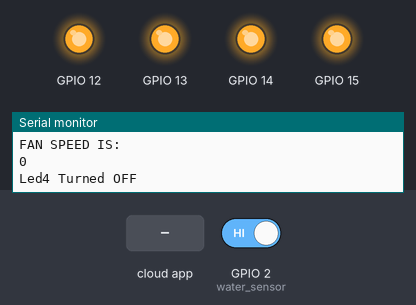
The sketch below on a simulated ESP32. On the bench: output pins drawn as LEDs (lit = HIGH), the last lines printed to the serial monitor. The inputs (shaded band) are chosen by the test bench; at power-on: GPIO 2 (water_sensor) HIGH. WiFi joins after 1.5 s; servers stay silent unless stated; the Firebase database answers and starts empty.

Above: at 3.3 s.
3.4 s: the phone or cloud app sets LED1 to 1
At 5.0 s:
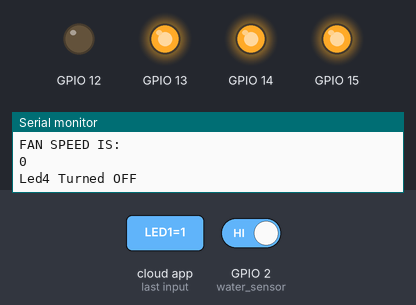
5.8 s: the phone or cloud app sets LED2 to 1
At 7.8 s:
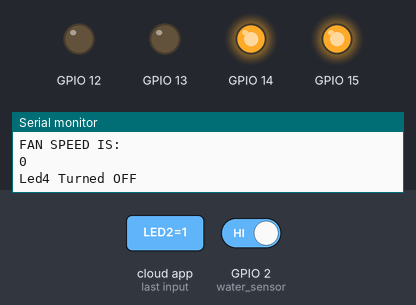
8.1 s: the phone or cloud app sets LED3 to 1
At 9.2 s:
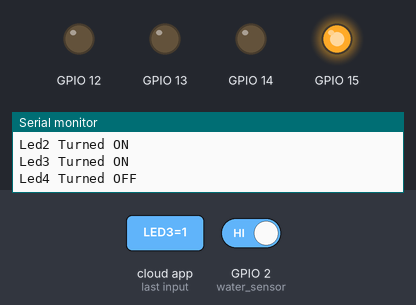
10.3 s: the phone or cloud app sets LED1 to 0
At 11.6 s:
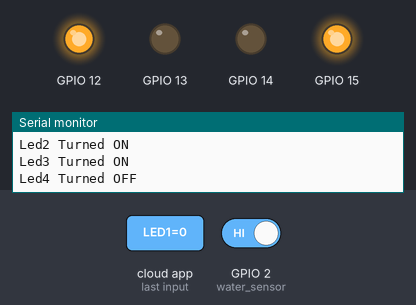
12.6 s: the phone or cloud app sets LED2 to 0
At 14.0 s:
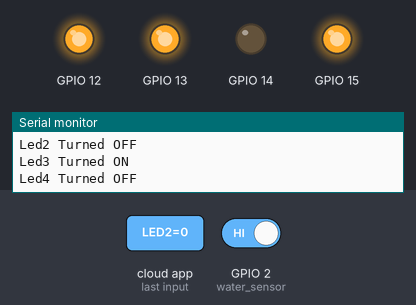
14.8 s: the phone or cloud app sets LED1 to 1
At 16.4 s:
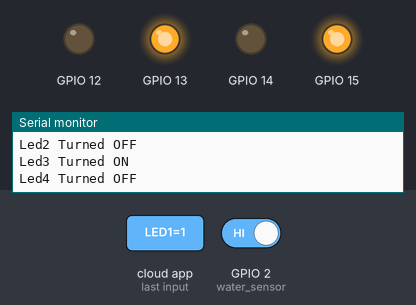
Timing chart, 0 to 17.9 s (numbered marks = the images above; inputs shaded):
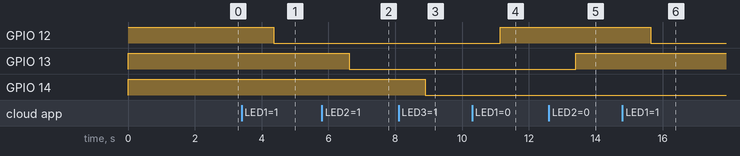

Measured:
- after the input at 3.4 s, GPIO 12: HIGH → LOW after 0.97 s
- after the input at 5.8 s, GPIO 13: HIGH → LOW after 0.83 s
- after the input at 8.1 s, GPIO 14: HIGH → LOW after 0.79 s
- after the input at 10.3 s, GPIO 12: LOW → HIGH after 0.84 s
- after the input at 12.6 s, GPIO 13: LOW → HIGH after 0.80 s
- after the input at 14.8 s, GPIO 12: HIGH → LOW after 0.85 s

The sketch:

my_home_auto_ARDUINO_FILES.ino
```cpp
#include <WiFi.h>  // esp32 library
#include <IOXhop_FirebaseESP32.h> // firebase library
#define FIREBASE_HOST "home-auto-68ecd.firebaseio.com"  //Your Firebase //Project URL goes here without "http:" , "\" and "/"
#define FIREBASE_AUTH "Nd9I75WwCuUWeCXvKCkwdZKNVfa4lxpgqm7RqvfC"
//Your Firebase Database Secret goes here
#define WIFI_SSID "PinkPanther"  //your WiFi SSID for which yout NodeMCU connects
#define WIFI_PASSWORD "AFA123E185"    //Password of your wifi network
String fireStatus1 = ""; // led status received from firebase
String fireStatus2 = "";
String fireStatus3 = "";
String fireStatus4 = "";
String fireStatus5 = "";
int fanspeed;
const int water_sensor = 2;  //D4
int k;


// defines variables
long duration;
int distance;


void setup() {
  Serial.begin(9600);
  pinMode(water_sensor, INPUT); // Sets the echoPin as an Input

  pinMode(12, OUTPUT);
  pinMode(13, OUTPUT);
  pinMode(14, OUTPUT);
  pinMode(15, OUTPUT);
  digitalWrite(12, HIGH);
  digitalWrite(13, HIGH);
  digitalWrite(14, HIGH);
  digitalWrite(15, HIGH);

  WiFi.begin(WIFI_SSID, WIFI_PASSWORD); //try to connect with wifi
  Serial.print("Connecting to ");
  Serial.print(WIFI_SSID);
  while (WiFi.status() != WL_CONNECTED) { Serial.print(".");
  delay(500);
}
Serial.println();
Serial.print("Connected to ");

Serial.println(WIFI_SSID);
Serial.print("IP Address is : ");
Serial.println(WiFi.localIP());  //print local IP address

Firebase.begin(FIREBASE_HOST, FIREBASE_AUTH); // connect to firebase

Firebase.setString("LED1", "0");  //send initial string of led status
Firebase.setString("LED2", "0");
Firebase.setString("LED3", "0");  //send initial string of led status
Firebase.setString("LED4", "0");
}

void loop() {

k=digitalRead(water_sensor);
fireStatus4 = Firebase.getString("LED4");
if (fireStatus4 == "1") {  // compare the input of led status received from firebase

if(k==LOW)
{
  digitalWrite(15, LOW);  // make output led ON
  Serial.println("Led4 Turned ON");
}
else
{
  digitalWrite(15,HIGH);  // make output led OFF
  Serial.println("Led4 Turned OFF");
}

}

else if (fireStatus4 == "0") {  // compare the input of led status received from firebase

Serial.println("Led4 Turned OFF");

digitalWrite(15, HIGH); // make output led OFF

}


else {

Serial.println("Wrong Credential for LED4! Please send ON/OFF");
}

fireStatus1 = Firebase.getString("LED1");  // get led status input from firebase
fireStatus2 = Firebase.getString("LED2");  // get led status input from firebase
fireStatus3 = Firebase.getString("LED3");  // get led status input from firebase
fireStatus5 = Firebase.getString("FANSPEED");


if (fireStatus1 == "1") {  // compare the input of led status received from firebase

Serial.println("Led1 Turned ON");

digitalWrite(12, LOW);  // make output led ON

}

else if (fireStatus1 == "0") { // compare the input of led status received from firebase

Serial.println("Led1 Turned OFF");

digitalWrite(12, HIGH); // make output led OFF

}

else {

Serial.println("Wrong Credential for LED1! Please send ON/OFF");

}


if (fireStatus2 == "1") {  // compare the input of led status received from firebase

Serial.println("Led2 Turned ON");

digitalWrite(13, LOW);  // make output led ON

}

else if (fireStatus2 == "0") {  // compare the input of led status received from firebase

Serial.println("Led2 Turned OFF");

digitalWrite(13, HIGH); // make output led OFF

}
else {

Serial.println("Wrong Credential for LED2! Please send ON/OFF");

}


if (fireStatus3 == "1") {  // compare the input of led status received from firebase

Serial.println("Led3 Turned ON");

digitalWrite(14, LOW);  // make output led ON

}

else if (fireStatus3 == "0") {  // compare the input of led status received from firebase

Serial.println("Led3 Turned OFF");
Serial.println("FAN SPEED IS:");
fanspeed=fireStatus5.toInt();
Serial.println(fanspeed);

digitalWrite(14, HIGH); // make output led OFF

}
else {

Serial.println("Wrong Credential for LED3! Please send ON/OFF");

}

}
```
